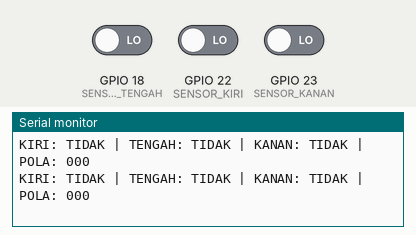
Bench run of a sketch on a simulated ESP32. On the bench: the last lines printed to the serial monitor. The test bench sets the inputs (shaded band); at power-on: GPIO 18 (SENSOR_TENGAH) LOW, GPIO 22 (SENSOR_KIRI) LOW, GPIO 23 (SENSOR_KANAN) LOW.

Above: at 1.2 s.
1.3 s: GPIO 18 (SENSOR_TENGAH) driven HIGH
At 1.57 s:
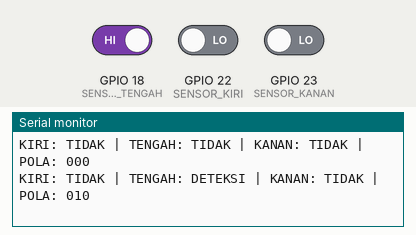
3.3 s: GPIO 22 (SENSOR_KIRI) driven HIGH
At 3.57 s:
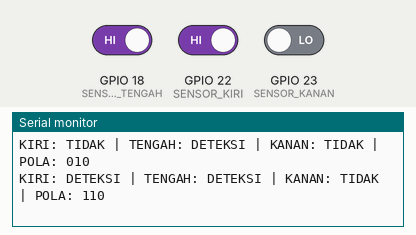
5.3 s: GPIO 23 (SENSOR_KANAN) driven HIGH
At 5.57 s:
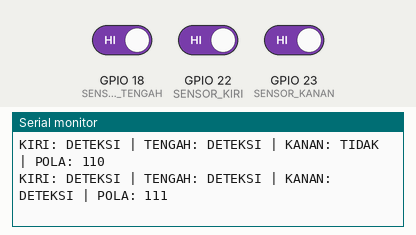
7.3 s: GPIO 18 (SENSOR_TENGAH) driven LOW
At 7.58 s:
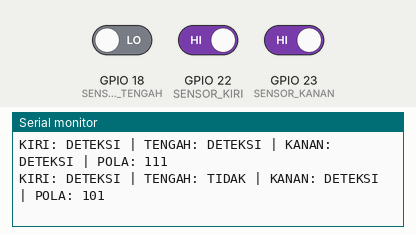
9.3 s: GPIO 22 (SENSOR_KIRI) driven LOW
At 9.58 s:
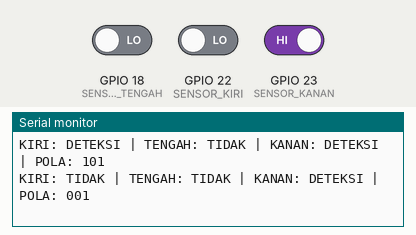
11.3 s: GPIO 18 (SENSOR_TENGAH) driven HIGH
At 11.59 s:
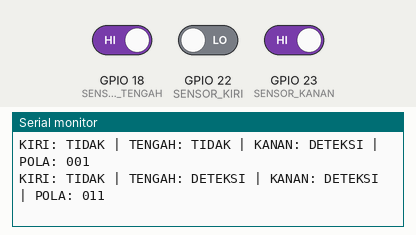

Measured:
- after the input at 1.3 s, the serial monitor: prints a new line after 0.11 s (image 1)
- after the input at 3.3 s, the serial monitor: prints a new line after 0.12 s (image 2)
- after the input at 5.3 s, the serial monitor: prints a new line after 0.12 s (image 3)
- after the input at 7.3 s, the serial monitor: prints a new line after 0.12 s (image 4)
- after the input at 9.3 s, the serial monitor: prints a new line after 0.13 s (image 5)
- after the input at 11.3 s, the serial monitor: prints a new line after 0.13 s (image 6)

The sketch:

debug.ino
```cpp
// ==========================================
//       DEBUG 3 SENSOR GARIS ESP32
// ==========================================

// Pin sensor
const int SENSOR_KIRI   = 22;
const int SENSOR_TENGAH = 18;
const int SENSOR_KANAN  = 23;

// true  = garis terdeteksi saat HIGH
// false = garis terdeteksi saat LOW
const bool GARIS_TERBACA_HIGH = true;

void setup() {
  Serial.begin(115200);

  pinMode(SENSOR_KIRI, INPUT);
  pinMode(SENSOR_TENGAH, INPUT);
  pinMode(SENSOR_KANAN, INPUT);

  Serial.println("================================");
  Serial.println("     LINE SENSOR DEBUGGER");
  Serial.println("================================");
  Serial.println("KIRI | TENGAH | KANAN");
}

void loop() {
  int kiri = digitalRead(SENSOR_KIRI);
  int tengah = digitalRead(SENSOR_TENGAH);
  int kanan = digitalRead(SENSOR_KANAN);

  bool K = GARIS_TERBACA_HIGH ? (kiri == HIGH) : (kiri == LOW);
  bool T = GARIS_TERBACA_HIGH ? (tengah == HIGH) : (tengah == LOW);
  bool Ka = GARIS_TERBACA_HIGH ? (kanan == HIGH) : (kanan == LOW);

  Serial.print("KIRI: ");
  Serial.print(K ? "DETEKSI" : "TIDAK");

  Serial.print(" | TENGAH: ");
  Serial.print(T ? "DETEKSI" : "TIDAK");

  Serial.print(" | KANAN: ");
  Serial.print(Ka ? "DETEKSI" : "TIDAK");

  Serial.print(" | POLA: ");
  Serial.print(K);
  Serial.print(T);
  Serial.println(Ka);

  delay(200);
}
```
